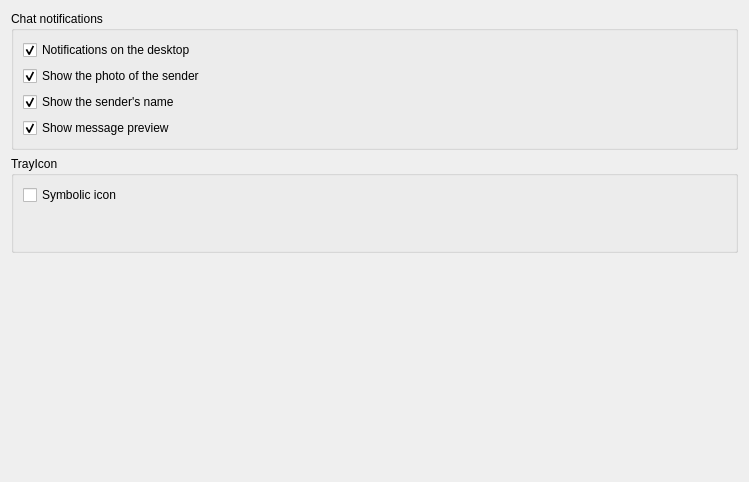
<?xml version="1.0" encoding="UTF-8"?>
<ui version="4.0">
 <class>Form</class>
 <widget class="QWidget" name="Form">
  <property name="geometry">
   <rect>
    <x>0</x>
    <y>0</y>
    <width>749</width>
    <height>482</height>
   </rect>
  </property>
  <property name="windowTitle">
   <string>Form</string>
  </property>
  <layout class="QVBoxLayout" name="verticalLayout_3">
   <item>
    <widget class="QGroupBox" name="groupBox_2">
     <property name="title">
      <string>Chat notifications</string>
     </property>
     <layout class="QVBoxLayout" name="verticalLayout">
      <item>
       <widget class="QCheckBox" name="notify_desktop">
        <property name="text">
         <string>Notifications on the desktop</string>
        </property>
        <property name="checked">
         <bool>true</bool>
        </property>
       </widget>
      </item>
      <item>
       <widget class="QCheckBox" name="show_photo">
        <property name="enabled">
         <bool>true</bool>
        </property>
        <property name="text">
         <string>Show the photo of the sender</string>
        </property>
        <property name="checked">
         <bool>true</bool>
        </property>
       </widget>
      </item>
      <item>
       <widget class="QCheckBox" name="show_name">
        <property name="enabled">
         <bool>true</bool>
        </property>
        <property name="text">
         <string>Show the sender's name</string>
        </property>
        <property name="checked">
         <bool>true</bool>
        </property>
       </widget>
      </item>
      <item>
       <widget class="QCheckBox" name="show_msg">
        <property name="enabled">
         <bool>true</bool>
        </property>
        <property name="text">
         <string>Show message preview</string>
        </property>
        <property name="checked">
         <bool>true</bool>
        </property>
       </widget>
      </item>
     </layout>
    </widget>
   </item>
   <item>
    <widget class="QGroupBox" name="groupBox">
     <property name="title">
      <string>TrayIcon</string>
     </property>
     <layout class="QVBoxLayout" name="verticalLayout_2">
      <item>
       <widget class="QCheckBox" name="symbolic_icon">
        <property name="text">
         <string>Symbolic icon</string>
        </property>
       </widget>
      </item>
      <item>
       <spacer name="verticalSpacer_2">
        <property name="orientation">
         <enum>Qt::Vertical</enum>
        </property>
        <property name="sizeHint" stdset="0">
         <size>
          <width>20</width>
          <height>10</height>
         </size>
        </property>
       </spacer>
      </item>
     </layout>
    </widget>
   </item>
   <item>
    <spacer name="verticalSpacer">
     <property name="orientation">
      <enum>Qt::Vertical</enum>
     </property>
     <property name="sizeHint" stdset="0">
      <size>
       <width>20</width>
       <height>218</height>
      </size>
     </property>
    </spacer>
   </item>
  </layout>
 </widget>
 <resources/>
 <connections/>
</ui>
